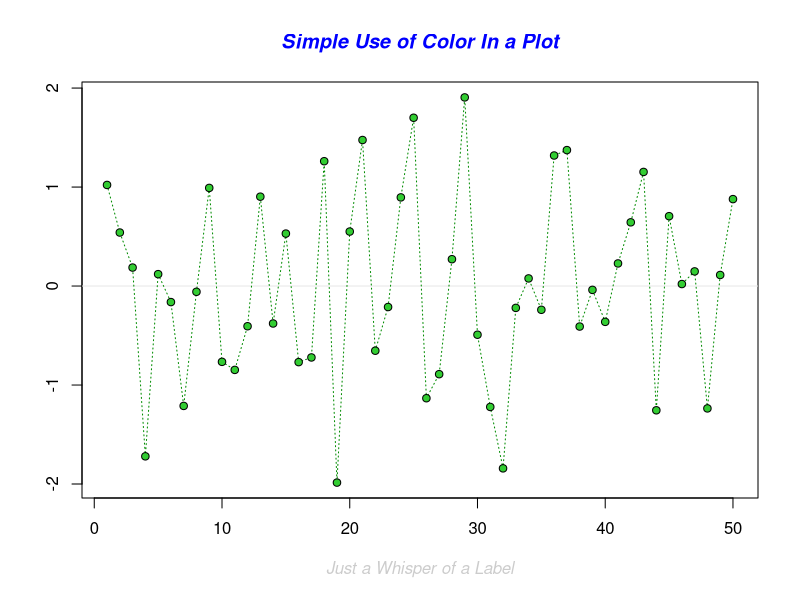
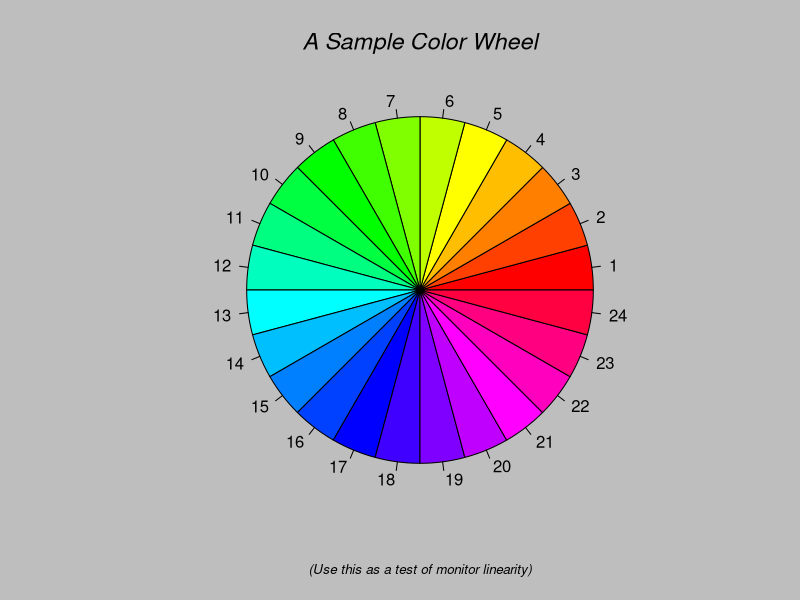
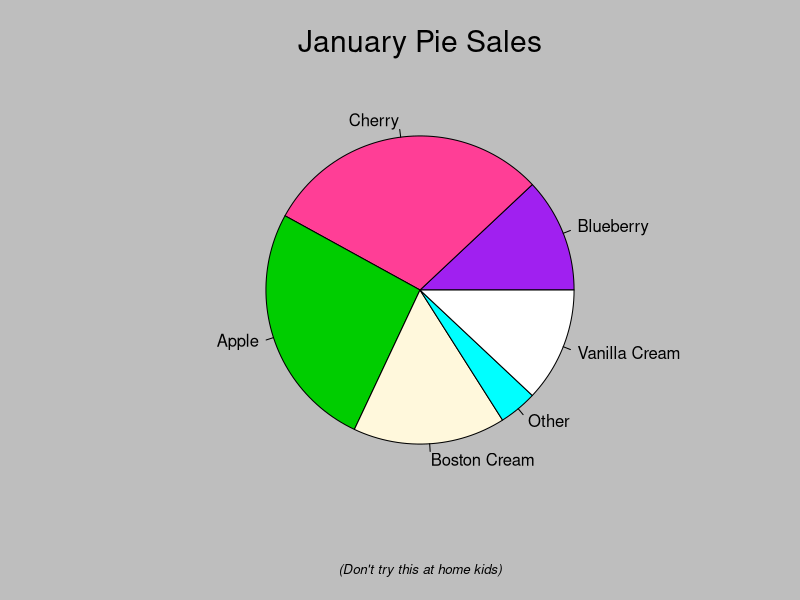
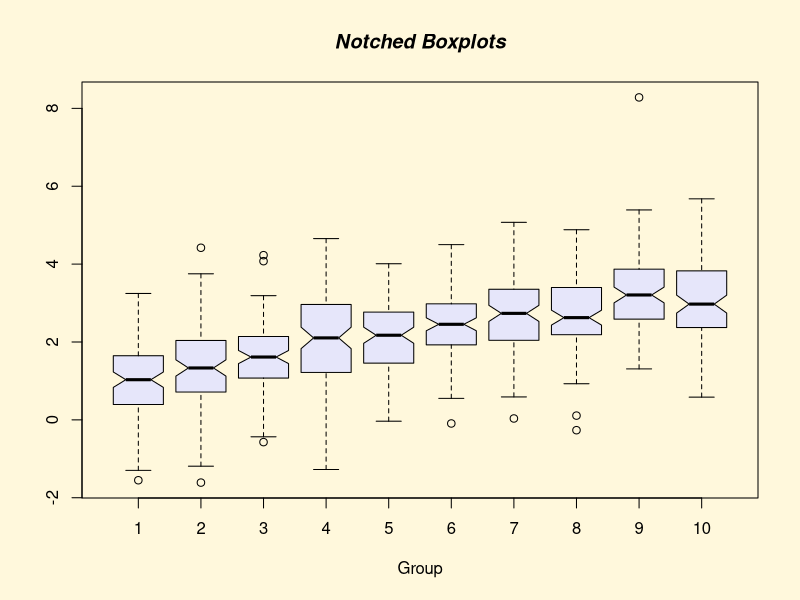
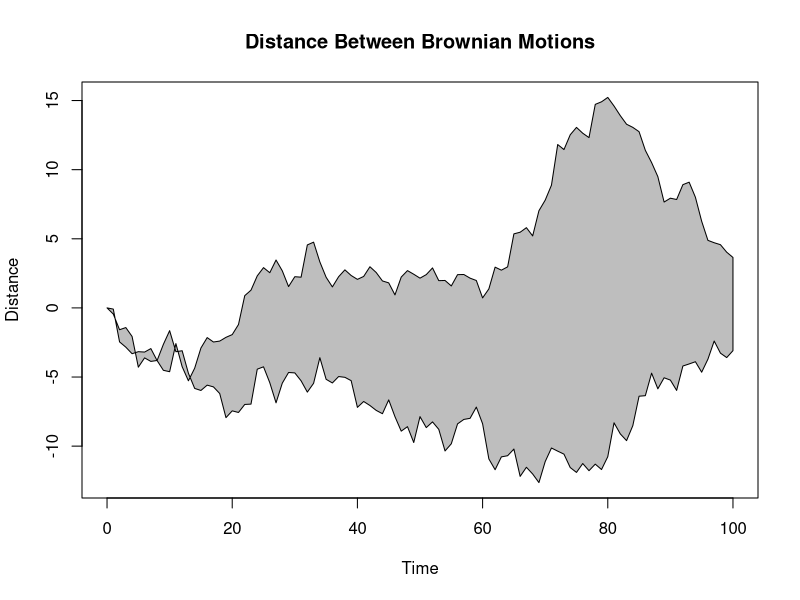
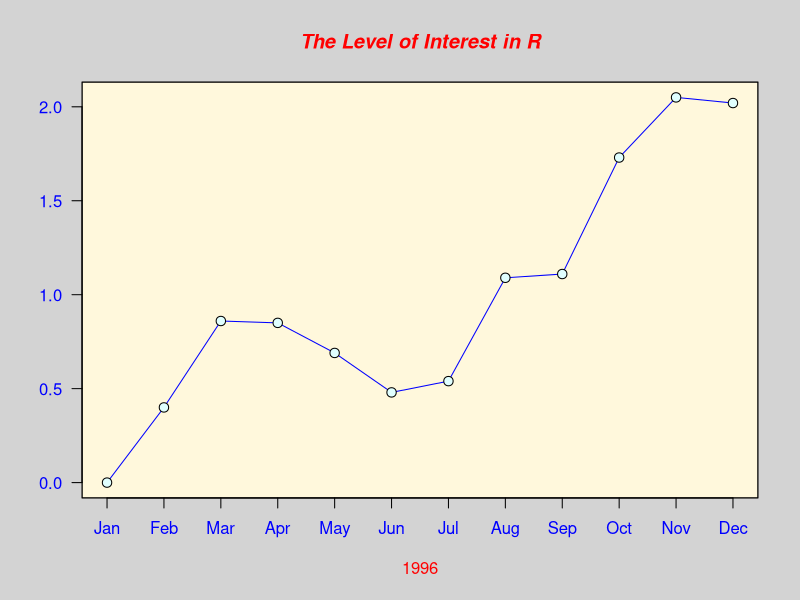
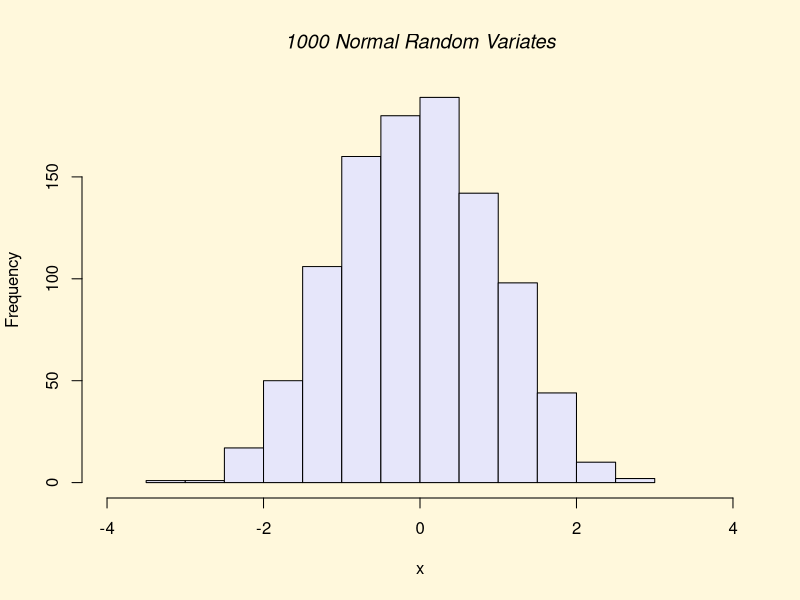
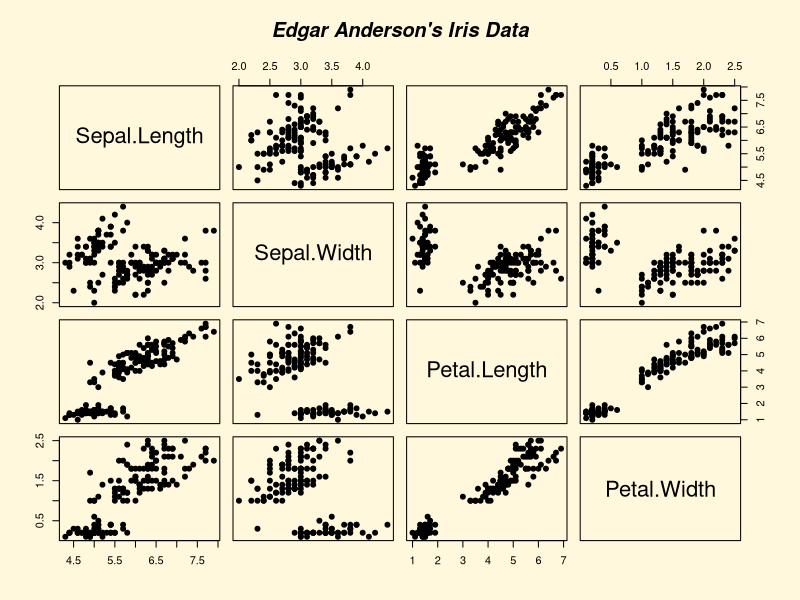

These figures' R source, in order:
###############################################################################
# Title:        ASDS - Coding Camp - Day 1
# Description:  Introduction to RStudio 
# Author:       Elena Karagianni
# R version:    R 4.4.0
###############################################################################

# Demonstration scripts
# Opens a new window with all available demonstration R scripts
demo()

# Let's run the 'graphics' demo script
# Run the command below, click on the 'Console' and press 'Enter' 
# to execute the script. 
# The commands included in the demo will appear on 'Console'
# To stop, press 'Escape'
demo(graphics)

# Run the following to clear the 'Plots' pane:
# Make sure to run the command after pressing 'Escape'
dev.off()

# R also includes built-in datasets
data()

# Let's examine 'Nile' 
Nile

# More explanation of what this dataset is:
?Nile

# And what type of data it consists of:
class(Nile) # time series

# Another example:
chickwts
?chickwts

# Let's visualize it: 
boxplot(weight ~ feed, data = chickwts)

# Quit R:
q()

